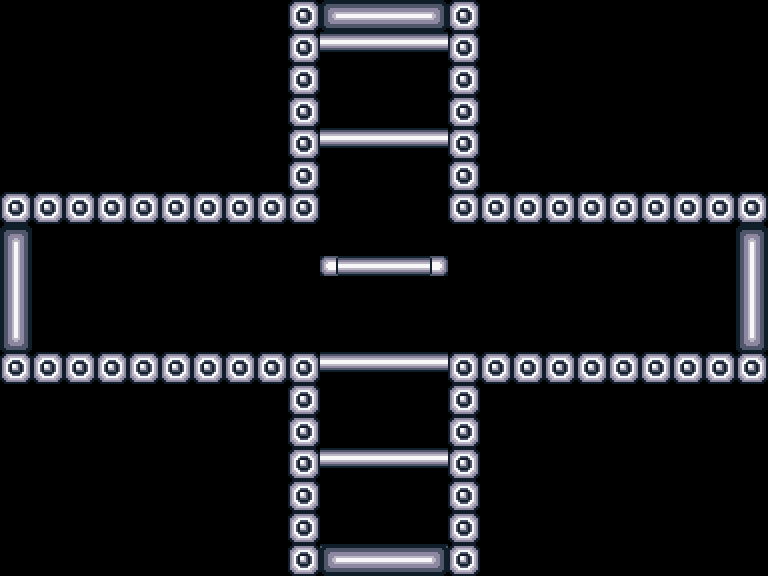

This is a level from a 2D game, rendered from its Tiled map with the project's own tilesets. A one-line summary and the complete map file follow:
An orthogonal 24x18 tile map with 32x32 px tiles, 6 tile layers (blocks, platforms, upDoor, rightDoor, ...) and 5 objects (playerSpawnUp, playerSpawn, playerSpawnLeft, playerSpawnDown, playerSpawnRight).

<map version="1.5" tiledversion="1.6.0" orientation="orthogonal" renderorder="right-down" width="24" height="18" tilewidth="32" tileheight="32" infinite="0" nextlayerid="8" nextobjectid="6">
 <tileset firstgid="1" name="commonTileset" tilewidth="32" tileheight="32" tilecount="225" columns="15">
  <image source="commonTileset.png" width="480" height="480" />
  <tile id="0">
   <properties>
    <property name="collides" type="bool" value="true" />
   </properties>
  </tile>
  <tile id="1">
   <properties>
    <property name="collides" type="bool" value="true" />
   </properties>
  </tile>
  <tile id="2">
   <properties>
    <property name="collides" type="bool" value="true" />
   </properties>
  </tile>
  <tile id="3">
   <properties>
    <property name="collides" type="bool" value="true" />
   </properties>
  </tile>
  <tile id="4">
   <properties>
    <property name="collides" type="bool" value="true" />
   </properties>
  </tile>
  <tile id="5">
   <properties>
    <property name="collides" type="bool" value="true" />
   </properties>
  </tile>
  <tile id="6">
   <properties>
    <property name="collides" type="bool" value="true" />
   </properties>
  </tile>
  <tile id="7">
   <properties>
    <property name="collides" type="bool" value="true" />
   </properties>
  </tile>
  <tile id="15">
   <properties>
    <property name="collides" type="bool" value="true" />
   </properties>
  </tile>
  <tile id="16">
   <properties>
    <property name="collides" type="bool" value="true" />
   </properties>
  </tile>
  <tile id="17">
   <properties>
    <property name="collides" type="bool" value="true" />
   </properties>
  </tile>
  <tile id="18">
   <properties>
    <property name="collides" type="bool" value="true" />
   </properties>
  </tile>
  <tile id="19">
   <properties>
    <property name="collides" type="bool" value="true" />
   </properties>
  </tile>
  <tile id="20">
   <properties>
    <property name="collides" type="bool" value="true" />
   </properties>
  </tile>
  <tile id="21">
   <properties>
    <property name="collides" type="bool" value="true" />
   </properties>
  </tile>
  <tile id="22">
   <properties>
    <property name="collides" type="bool" value="true" />
   </properties>
  </tile>
  <tile id="30">
   <properties>
    <property name="collides" type="bool" value="true" />
   </properties>
  </tile>
  <tile id="31">
   <properties>
    <property name="collides" type="bool" value="true" />
   </properties>
  </tile>
  <tile id="32">
   <properties>
    <property name="collides" type="bool" value="true" />
   </properties>
  </tile>
  <tile id="33">
   <properties>
    <property name="collides" type="bool" value="true" />
   </properties>
  </tile>
  <tile id="34">
   <properties>
    <property name="collides" type="bool" value="true" />
   </properties>
  </tile>
  <tile id="35">
   <properties>
    <property name="collides" type="bool" value="true" />
   </properties>
  </tile>
  <tile id="36">
   <properties>
    <property name="collides" type="bool" value="true" />
   </properties>
  </tile>
  <tile id="37">
   <properties>
    <property name="collides" type="bool" value="true" />
   </properties>
  </tile>
  <tile id="45">
   <properties>
    <property name="collides" type="bool" value="true" />
   </properties>
  </tile>
  <tile id="46">
   <properties>
    <property name="collides" type="bool" value="true" />
   </properties>
  </tile>
  <tile id="47">
   <properties>
    <property name="collides" type="bool" value="true" />
   </properties>
  </tile>
  <tile id="48">
   <properties>
    <property name="collides" type="bool" value="true" />
   </properties>
  </tile>
  <tile id="49">
   <properties>
    <property name="collides" type="bool" value="true" />
   </properties>
  </tile>
  <tile id="50">
   <properties>
    <property name="collides" type="bool" value="true" />
   </properties>
  </tile>
  <tile id="51">
   <properties>
    <property name="collides" type="bool" value="true" />
   </properties>
  </tile>
  <tile id="52">
   <properties>
    <property name="collides" type="bool" value="true" />
   </properties>
  </tile>
  <tile id="60">
   <properties>
    <property name="collides" type="bool" value="true" />
   </properties>
  </tile>
  <tile id="61">
   <properties>
    <property name="collides" type="bool" value="true" />
   </properties>
  </tile>
  <tile id="62">
   <properties>
    <property name="collides" type="bool" value="true" />
   </properties>
  </tile>
  <tile id="63">
   <properties>
    <property name="collides" type="bool" value="true" />
   </properties>
  </tile>
  <tile id="64">
   <properties>
    <property name="collides" type="bool" value="true" />
   </properties>
  </tile>
  <tile id="65">
   <properties>
    <property name="collides" type="bool" value="true" />
   </properties>
  </tile>
  <tile id="66">
   <properties>
    <property name="collides" type="bool" value="true" />
   </properties>
  </tile>
  <tile id="67">
   <properties>
    <property name="collides" type="bool" value="true" />
   </properties>
  </tile>
  <tile id="75">
   <properties>
    <property name="collides" type="bool" value="true" />
   </properties>
  </tile>
  <tile id="76">
   <properties>
    <property name="collides" type="bool" value="true" />
   </properties>
  </tile>
  <tile id="77">
   <properties>
    <property name="collides" type="bool" value="true" />
   </properties>
  </tile>
  <tile id="78">
   <properties>
    <property name="collides" type="bool" value="true" />
   </properties>
  </tile>
  <tile id="79">
   <properties>
    <property name="collides" type="bool" value="true" />
   </properties>
  </tile>
  <tile id="80">
   <properties>
    <property name="collides" type="bool" value="true" />
   </properties>
  </tile>
  <tile id="81">
   <properties>
    <property name="collides" type="bool" value="true" />
   </properties>
  </tile>
  <tile id="82">
   <properties>
    <property name="collides" type="bool" value="true" />
   </properties>
  </tile>
  <tile id="90">
   <properties>
    <property name="collides" type="bool" value="true" />
   </properties>
  </tile>
  <tile id="91">
   <properties>
    <property name="collides" type="bool" value="true" />
   </properties>
  </tile>
  <tile id="92">
   <properties>
    <property name="collides" type="bool" value="true" />
   </properties>
  </tile>
  <tile id="93">
   <properties>
    <property name="collides" type="bool" value="true" />
   </properties>
  </tile>
  <tile id="94">
   <properties>
    <property name="collides" type="bool" value="true" />
   </properties>
  </tile>
  <tile id="95">
   <properties>
    <property name="collides" type="bool" value="true" />
   </properties>
  </tile>
  <tile id="96">
   <properties>
    <property name="collides" type="bool" value="true" />
   </properties>
  </tile>
  <tile id="97">
   <properties>
    <property name="collides" type="bool" value="true" />
   </properties>
  </tile>
 </tileset>
 <layer id="1" name="blocks" width="24" height="18">
  <properties>
   <property name="collides" type="bool" value="true" />
  </properties>
  <data encoding="csv">
0,0,0,0,0,0,0,0,0,53,0,0,0,0,53,0,0,0,0,0,0,0,0,0,
0,0,0,0,0,0,0,0,0,53,0,0,0,0,53,0,0,0,0,0,0,0,0,0,
0,0,0,0,0,0,0,0,0,53,0,0,0,0,53,0,0,0,0,0,0,0,0,0,
0,0,0,0,0,0,0,0,0,53,0,0,0,0,53,0,0,0,0,0,0,0,0,0,
0,0,0,0,0,0,0,0,0,53,0,0,0,0,53,0,0,0,0,0,0,0,0,0,
0,0,0,0,0,0,0,0,0,53,0,0,0,0,53,0,0,0,0,0,0,0,0,0,
53,53,53,53,53,53,53,53,53,53,0,0,0,0,53,53,53,53,53,53,53,53,53,53,
0,0,0,0,0,0,0,0,0,0,0,0,0,0,0,0,0,0,0,0,0,0,0,0,
0,0,0,0,0,0,0,0,0,0,0,0,0,0,0,0,0,0,0,0,0,0,0,0,
0,0,0,0,0,0,0,0,0,0,0,0,0,0,0,0,0,0,0,0,0,0,0,0,
0,0,0,0,0,0,0,0,0,0,0,0,0,0,0,0,0,0,0,0,0,0,0,0,
53,53,53,53,53,53,53,53,53,53,0,0,0,0,53,53,53,53,53,53,53,53,53,53,
0,0,0,0,0,0,0,0,0,53,0,0,0,0,53,0,0,0,0,0,0,0,0,0,
0,0,0,0,0,0,0,0,0,53,0,0,0,0,53,0,0,0,0,0,0,0,0,0,
0,0,0,0,0,0,0,0,0,53,0,0,0,0,53,0,0,0,0,0,0,0,0,0,
0,0,0,0,0,0,0,0,0,53,0,0,0,0,53,0,0,0,0,0,0,0,0,0,
0,0,0,0,0,0,0,0,0,53,0,0,0,0,53,0,0,0,0,0,0,0,0,0,
0,0,0,0,0,0,0,0,0,53,0,0,0,0,53,0,0,0,0,0,0,0,0,0
</data>
 </layer>
 <layer id="2" name="platforms" width="24" height="18">
  <properties>
   <property name="collides" type="bool" value="true" />
  </properties>
  <data encoding="csv">
0,0,0,0,0,0,0,0,0,0,0,0,0,0,0,0,0,0,0,0,0,0,0,0,
0,0,0,0,0,0,0,0,0,0,5,5,5,5,0,0,0,0,0,0,0,0,0,0,
0,0,0,0,0,0,0,0,0,0,0,0,0,0,0,0,0,0,0,0,0,0,0,0,
0,0,0,0,0,0,0,0,0,0,0,0,0,0,0,0,0,0,0,0,0,0,0,0,
0,0,0,0,0,0,0,0,0,0,5,5,5,5,0,0,0,0,0,0,0,0,0,0,
0,0,0,0,0,0,0,0,0,0,0,0,0,0,0,0,0,0,0,0,0,0,0,0,
0,0,0,0,0,0,0,0,0,0,0,0,0,0,0,0,0,0,0,0,0,0,0,0,
0,0,0,0,0,0,0,0,0,0,0,0,0,0,0,0,0,0,0,0,0,0,0,0,
0,0,0,0,0,0,0,0,0,0,4,5,5,6,0,0,0,0,0,0,0,0,0,0,
0,0,0,0,0,0,0,0,0,0,0,0,0,0,0,0,0,0,0,0,0,0,0,0,
0,0,0,0,0,0,0,0,0,0,0,0,0,0,0,0,0,0,0,0,0,0,0,0,
0,0,0,0,0,0,0,0,0,0,5,5,5,5,0,0,0,0,0,0,0,0,0,0,
0,0,0,0,0,0,0,0,0,0,0,0,0,0,0,0,0,0,0,0,0,0,0,0,
0,0,0,0,0,0,0,0,0,0,0,0,0,0,0,0,0,0,0,0,0,0,0,0,
0,0,0,0,0,0,0,0,0,0,5,5,5,5,0,0,0,0,0,0,0,0,0,0,
0,0,0,0,0,0,0,0,0,0,0,0,0,0,0,0,0,0,0,0,0,0,0,0,
0,0,0,0,0,0,0,0,0,0,0,0,0,0,0,0,0,0,0,0,0,0,0,0,
0,0,0,0,0,0,0,0,0,0,5,5,5,5,0,0,0,0,0,0,0,0,0,0
</data>
 </layer>
 <layer id="3" name="upDoor" width="24" height="18">
  <properties>
   <property name="collides" type="bool" value="true" />
  </properties>
  <data encoding="csv">
0,0,0,0,0,0,0,0,0,0,50,51,51,52,0,0,0,0,0,0,0,0,0,0,
0,0,0,0,0,0,0,0,0,0,0,0,0,0,0,0,0,0,0,0,0,0,0,0,
0,0,0,0,0,0,0,0,0,0,0,0,0,0,0,0,0,0,0,0,0,0,0,0,
0,0,0,0,0,0,0,0,0,0,0,0,0,0,0,0,0,0,0,0,0,0,0,0,
0,0,0,0,0,0,0,0,0,0,0,0,0,0,0,0,0,0,0,0,0,0,0,0,
0,0,0,0,0,0,0,0,0,0,0,0,0,0,0,0,0,0,0,0,0,0,0,0,
0,0,0,0,0,0,0,0,0,0,0,0,0,0,0,0,0,0,0,0,0,0,0,0,
0,0,0,0,0,0,0,0,0,0,0,0,0,0,0,0,0,0,0,0,0,0,0,0,
0,0,0,0,0,0,0,0,0,0,0,0,0,0,0,0,0,0,0,0,0,0,0,0,
0,0,0,0,0,0,0,0,0,0,0,0,0,0,0,0,0,0,0,0,0,0,0,0,
0,0,0,0,0,0,0,0,0,0,0,0,0,0,0,0,0,0,0,0,0,0,0,0,
0,0,0,0,0,0,0,0,0,0,0,0,0,0,0,0,0,0,0,0,0,0,0,0,
0,0,0,0,0,0,0,0,0,0,0,0,0,0,0,0,0,0,0,0,0,0,0,0,
0,0,0,0,0,0,0,0,0,0,0,0,0,0,0,0,0,0,0,0,0,0,0,0,
0,0,0,0,0,0,0,0,0,0,0,0,0,0,0,0,0,0,0,0,0,0,0,0,
0,0,0,0,0,0,0,0,0,0,0,0,0,0,0,0,0,0,0,0,0,0,0,0,
0,0,0,0,0,0,0,0,0,0,0,0,0,0,0,0,0,0,0,0,0,0,0,0,
0,0,0,0,0,0,0,0,0,0,0,0,0,0,0,0,0,0,0,0,0,0,0,0
</data>
 </layer>
 <layer id="4" name="rightDoor" width="24" height="18">
  <properties>
   <property name="collides" type="bool" value="true" />
  </properties>
  <data encoding="csv">
0,0,0,0,0,0,0,0,0,0,0,0,0,0,0,0,0,0,0,0,0,0,0,0,
0,0,0,0,0,0,0,0,0,0,0,0,0,0,0,0,0,0,0,0,0,0,0,0,
0,0,0,0,0,0,0,0,0,0,0,0,0,0,0,0,0,0,0,0,0,0,0,0,
0,0,0,0,0,0,0,0,0,0,0,0,0,0,0,0,0,0,0,0,0,0,0,0,
0,0,0,0,0,0,0,0,0,0,0,0,0,0,0,0,0,0,0,0,0,0,0,0,
0,0,0,0,0,0,0,0,0,0,0,0,0,0,0,0,0,0,0,0,0,0,0,0,
0,0,0,0,0,0,0,0,0,0,0,0,0,0,0,0,0,0,0,0,0,0,0,0,
0,0,0,0,0,0,0,0,0,0,0,0,0,0,0,0,0,0,0,0,0,0,0,8,
0,0,0,0,0,0,0,0,0,0,0,0,0,0,0,0,0,0,0,0,0,0,0,23,
0,0,0,0,0,0,0,0,0,0,0,0,0,0,0,0,0,0,0,0,0,0,0,23,
0,0,0,0,0,0,0,0,0,0,0,0,0,0,0,0,0,0,0,0,0,0,0,38,
0,0,0,0,0,0,0,0,0,0,0,0,0,0,0,0,0,0,0,0,0,0,0,0,
0,0,0,0,0,0,0,0,0,0,0,0,0,0,0,0,0,0,0,0,0,0,0,0,
0,0,0,0,0,0,0,0,0,0,0,0,0,0,0,0,0,0,0,0,0,0,0,0,
0,0,0,0,0,0,0,0,0,0,0,0,0,0,0,0,0,0,0,0,0,0,0,0,
0,0,0,0,0,0,0,0,0,0,0,0,0,0,0,0,0,0,0,0,0,0,0,0,
0,0,0,0,0,0,0,0,0,0,0,0,0,0,0,0,0,0,0,0,0,0,0,0,
0,0,0,0,0,0,0,0,0,0,0,0,0,0,0,0,0,0,0,0,0,0,0,0
</data>
 </layer>
 <layer id="5" name="downDoor" width="24" height="18">
  <properties>
   <property name="collides" type="bool" value="true" />
  </properties>
  <data encoding="csv">
0,0,0,0,0,0,0,0,0,0,0,0,0,0,0,0,0,0,0,0,0,0,0,0,
0,0,0,0,0,0,0,0,0,0,0,0,0,0,0,0,0,0,0,0,0,0,0,0,
0,0,0,0,0,0,0,0,0,0,0,0,0,0,0,0,0,0,0,0,0,0,0,0,
0,0,0,0,0,0,0,0,0,0,0,0,0,0,0,0,0,0,0,0,0,0,0,0,
0,0,0,0,0,0,0,0,0,0,0,0,0,0,0,0,0,0,0,0,0,0,0,0,
0,0,0,0,0,0,0,0,0,0,0,0,0,0,0,0,0,0,0,0,0,0,0,0,
0,0,0,0,0,0,0,0,0,0,0,0,0,0,0,0,0,0,0,0,0,0,0,0,
0,0,0,0,0,0,0,0,0,0,0,0,0,0,0,0,0,0,0,0,0,0,0,0,
0,0,0,0,0,0,0,0,0,0,0,0,0,0,0,0,0,0,0,0,0,0,0,0,
0,0,0,0,0,0,0,0,0,0,0,0,0,0,0,0,0,0,0,0,0,0,0,0,
0,0,0,0,0,0,0,0,0,0,0,0,0,0,0,0,0,0,0,0,0,0,0,0,
0,0,0,0,0,0,0,0,0,0,0,0,0,0,0,0,0,0,0,0,0,0,0,0,
0,0,0,0,0,0,0,0,0,0,0,0,0,0,0,0,0,0,0,0,0,0,0,0,
0,0,0,0,0,0,0,0,0,0,0,0,0,0,0,0,0,0,0,0,0,0,0,0,
0,0,0,0,0,0,0,0,0,0,0,0,0,0,0,0,0,0,0,0,0,0,0,0,
0,0,0,0,0,0,0,0,0,0,0,0,0,0,0,0,0,0,0,0,0,0,0,0,
0,0,0,0,0,0,0,0,0,0,0,0,0,0,0,0,0,0,0,0,0,0,0,0,
0,0,0,0,0,0,0,0,0,0,50,51,51,52,0,0,0,0,0,0,0,0,0,0
</data>
 </layer>
 <layer id="6" name="leftDoor" width="24" height="18">
  <properties>
   <property name="collides" type="bool" value="true" />
  </properties>
  <data encoding="csv">
0,0,0,0,0,0,0,0,0,0,0,0,0,0,0,0,0,0,0,0,0,0,0,0,
0,0,0,0,0,0,0,0,0,0,0,0,0,0,0,0,0,0,0,0,0,0,0,0,
0,0,0,0,0,0,0,0,0,0,0,0,0,0,0,0,0,0,0,0,0,0,0,0,
0,0,0,0,0,0,0,0,0,0,0,0,0,0,0,0,0,0,0,0,0,0,0,0,
0,0,0,0,0,0,0,0,0,0,0,0,0,0,0,0,0,0,0,0,0,0,0,0,
0,0,0,0,0,0,0,0,0,0,0,0,0,0,0,0,0,0,0,0,0,0,0,0,
0,0,0,0,0,0,0,0,0,0,0,0,0,0,0,0,0,0,0,0,0,0,0,0,
8,0,0,0,0,0,0,0,0,0,0,0,0,0,0,0,0,0,0,0,0,0,0,0,
23,0,0,0,0,0,0,0,0,0,0,0,0,0,0,0,0,0,0,0,0,0,0,0,
23,0,0,0,0,0,0,0,0,0,0,0,0,0,0,0,0,0,0,0,0,0,0,0,
38,0,0,0,0,0,0,0,0,0,0,0,0,0,0,0,0,0,0,0,0,0,0,0,
0,0,0,0,0,0,0,0,0,0,0,0,0,0,0,0,0,0,0,0,0,0,0,0,
0,0,0,0,0,0,0,0,0,0,0,0,0,0,0,0,0,0,0,0,0,0,0,0,
0,0,0,0,0,0,0,0,0,0,0,0,0,0,0,0,0,0,0,0,0,0,0,0,
0,0,0,0,0,0,0,0,0,0,0,0,0,0,0,0,0,0,0,0,0,0,0,0,
0,0,0,0,0,0,0,0,0,0,0,0,0,0,0,0,0,0,0,0,0,0,0,0,
0,0,0,0,0,0,0,0,0,0,0,0,0,0,0,0,0,0,0,0,0,0,0,0,
0,0,0,0,0,0,0,0,0,0,0,0,0,0,0,0,0,0,0,0,0,0,0,0
</data>
 </layer>
 <objectgroup id="7" name="playerSpawns">
  <object id="1" name="playerSpawnUp" x="352" y="0">
   <point />
  </object>
  <object id="2" name="playerSpawn" x="352" y="224">
   <point />
  </object>
  <object id="3" name="playerSpawnLeft" x="0" y="320">
   <point />
  </object>
  <object id="4" name="playerSpawnDown" x="352" y="544">
   <point />
  </object>
  <object id="5" name="playerSpawnRight" x="736" y="320">
   <point />
  </object>
 </objectgroup>
</map>
